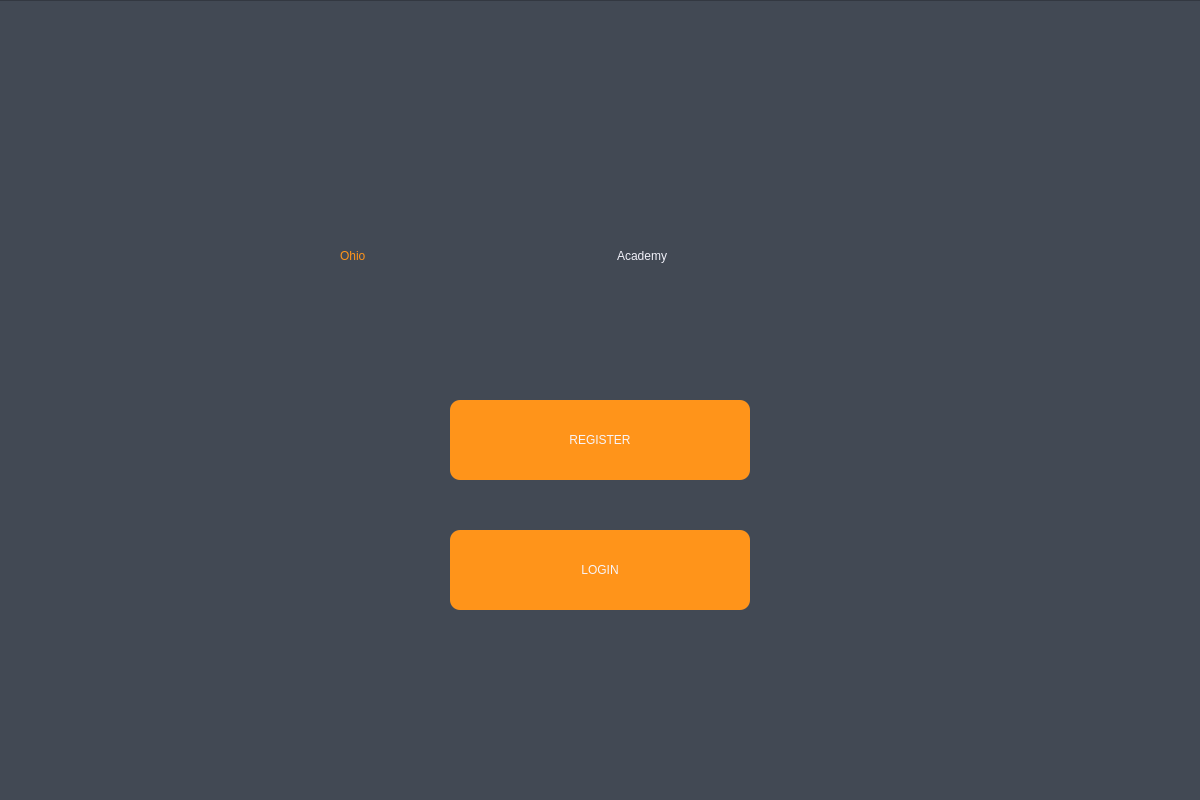
<?xml version="1.0" encoding="UTF-8"?>
<ui version="4.0">
 <class>Dialog</class>
 <widget class="QDialog" name="Dialog">
  <property name="geometry">
   <rect>
    <x>0</x>
    <y>0</y>
    <width>1200</width>
    <height>800</height>
   </rect>
  </property>
  <property name="windowTitle">
   <string>Dialog</string>
  </property>
  <widget class="QFrame" name="frame">
   <property name="geometry">
    <rect>
     <x>-10</x>
     <y>0</y>
     <width>1221</width>
     <height>811</height>
    </rect>
   </property>
   <property name="styleSheet">
    <string notr="true">QWidget#frame{background-color:rgb(66,73,84)}</string>
   </property>
   <property name="frameShape">
    <enum>QFrame::StyledPanel</enum>
   </property>
   <property name="frameShadow">
    <enum>QFrame::Raised</enum>
   </property>
   <widget class="QPushButton" name="home_regbtn">
    <property name="geometry">
     <rect>
      <x>460</x>
      <y>400</y>
      <width>300</width>
      <height>80</height>
     </rect>
    </property>
    <property name="styleSheet">
     <string notr="true">#home_regbtn{background-color: rgb(255, 148, 26);
color: #f7f7f7ff;
font: 63 25pt &quot;Open Sans Semibold&quot;;
border-radius: 10px;
}</string>
    </property>
    <property name="text">
     <string>REGISTER</string>
    </property>
   </widget>
   <widget class="QPushButton" name="home_regbtn_2">
    <property name="geometry">
     <rect>
      <x>460</x>
      <y>530</y>
      <width>300</width>
      <height>80</height>
     </rect>
    </property>
    <property name="styleSheet">
     <string notr="true">#home_regbtn_2{background-color: rgb(255, 148, 26);
color: #f7f7f7ff;
font: 63 25pt &quot;Open Sans Semibold&quot;;
border-radius: 10px;
}</string>
    </property>
    <property name="text">
     <string>LOGIN</string>
    </property>
   </widget>
   <widget class="QWidget" name="layoutWidget">
    <property name="geometry">
     <rect>
      <x>350</x>
      <y>200</y>
      <width>548</width>
      <height>111</height>
     </rect>
    </property>
    <layout class="QHBoxLayout" name="horizontalLayout">
     <item>
      <widget class="QLabel" name="lg_ohio">
       <property name="styleSheet">
        <string notr="true">font: 48pt &quot;Niagara Engraved&quot;;
font: 63 48pt &quot;Open Sans Semibold&quot;;
color: rgb(255, 148, 26);</string>
       </property>
       <property name="text">
        <string>Ohio</string>
       </property>
      </widget>
     </item>
     <item>
      <widget class="QLabel" name="lg_aca">
       <property name="styleSheet">
        <string notr="true">font: 63 48pt &quot;Open Sans Semibold&quot;;
color:#f7f7f7ff</string>
       </property>
       <property name="text">
        <string>Academy</string>
       </property>
      </widget>
     </item>
    </layout>
   </widget>
  </widget>
 </widget>
 <resources/>
 <connections/>
</ui>
